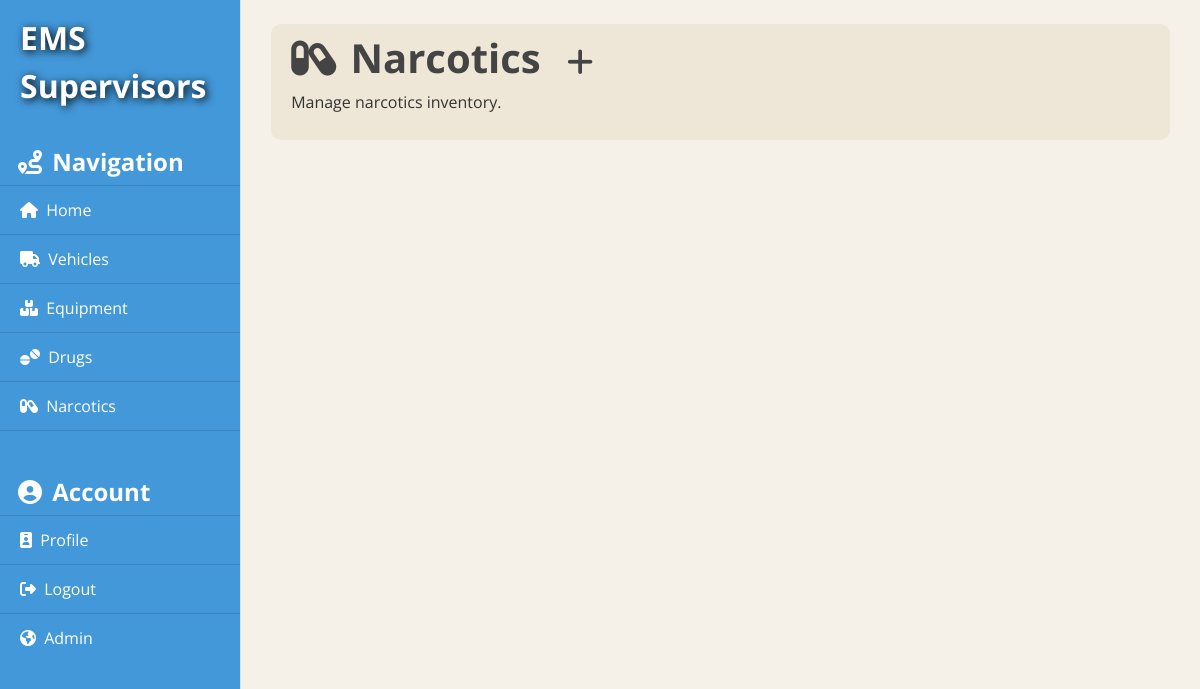
Page /narcotics/ (signed in) on the earlier database version.
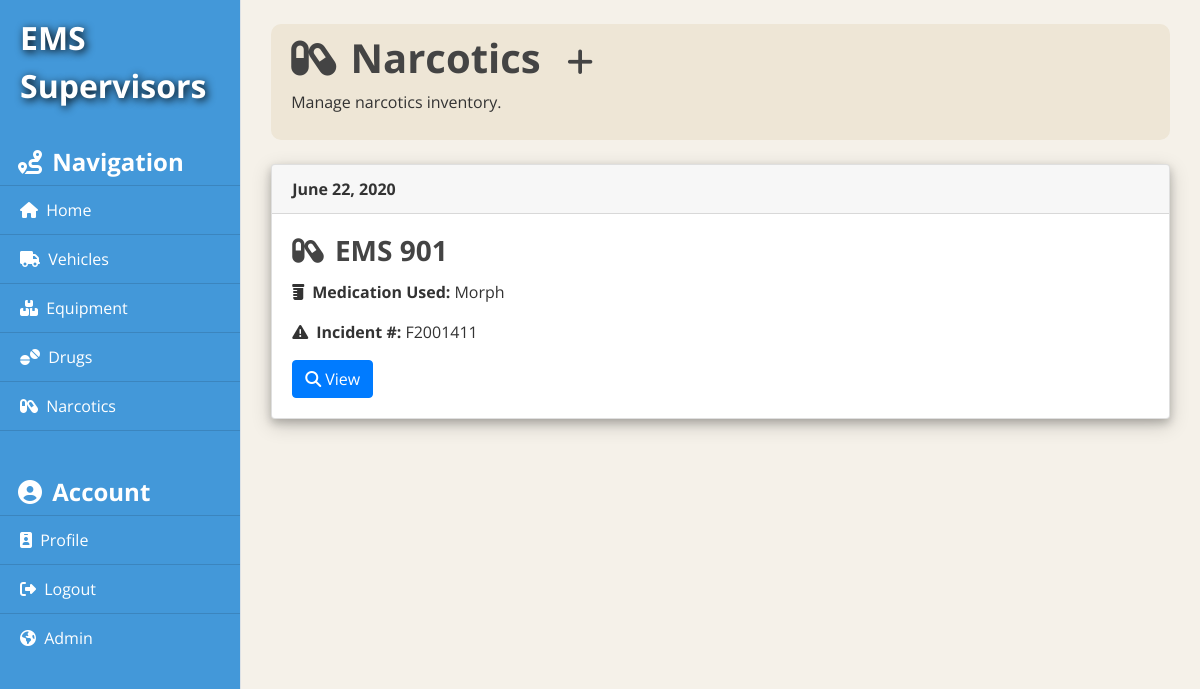
Same page on the later database version.
### narcotics/models.py (models this page shows, shortened)
class Narcotic(models.Model):
    unit = models.ForeignKey(Vehicle, on_delete=models.CASCADE)
    date = models.DateField(help_text="Please display in the form yyyy-mm-dd!")
    shift_hours = models.DurationField(verbose_name="Shift Hours", help_text="Please enter a time in the form hh:mm:ss indicating total duration!")
    morphine_in_stock = models.DecimalField(decimal_places=0, max_digits=3, verbose_name="Morphine In Stock")
    ketamine_in_stock_hundred_miligram_millileter = models.DecimalField(decimal_places=0, max_digits=5, verbose_name="Ketamine In Stock (in 100mg/ml)")
    ketamine_in_stock_ten_miligram_millileter = models.DecimalField(decimal_places=0, max_digits=4, verbose_name="Ketamine In Stock (in 10mg/ml)")
    versed_in_stock = models.DecimalField(decimal_places=0, max_digits=3, verbose_name="Versed In Stock")
    seal_number = models.DecimalField(decimal_places=0, max_digits=5, verbose_name="Seal #")
    incident_number = models.CharField(max_length=9, verbose_name="Incident #")
    medication_used = models.CharField(max_length=10, verbose_name="Medication Used")
    medication_amount_mg = models.DecimalField(decimal_places=0, max_digits=4, verbose_name="Medication Amount (in mg)")
    provider_name = models.CharField(max_length=30, verbose_name="Provider Last Name")
    waste_witness_initials = models.CharField(max_length=2, verbose_name="Waste Witness Initials")
    waste_amount_mg = models.DecimalField(decimal_places=0, max_digits=3, verbose_name="Amount Wasted (in mg)")

### vehicles/models.py (models this page shows, shortened)
class Vehicle(models.Model):
    unit = models.CharField(max_length=30)
    date = models.DateField(help_text="Please display in the form yyyy-mm-dd!")
    oil = models.BooleanField()
    transmission_fluid = models.BooleanField()
    brake_fluid = models.BooleanField()
    coolant_fluid = models.BooleanField()
    lucas = models.BooleanField(verbose_name="LUCAS")
    ems_equipment = models.BooleanField(verbose_name="EMS Equipment")
    suction = models.BooleanField()
    front_left_tire_pressure = models.DecimalField(decimal_places=0, max_digits=2, verbose_name="Front Left Tire Pressure (in PSI)")
    front_right_tire_pressure = models.DecimalField(decimal_places=0, max_digits=2, verbose_name="Front Right Tire Pressure (in PSI)")
    rear_left_tire_pressure = models.DecimalField(decimal_places=0, max_digits=2, verbose_name="Rear Left Tire Pressure (in PSI)")
    rear_right_tire_pressure = models.DecimalField(decimal_places=0, max_digits=2, verbose_name="Rear Right Tire Pressure (in PSI)")
    provider_name = models.CharField(max_length=30)
    comments = models.TextField()
    def __str__(self):
        return (self.unit)

### narcotics/views.py (the view)
# urls.py: path('', NarcoticListView.as_view(), name="narcotics-home"),
class NarcoticListView(LoginRequiredMixin, ListView):
    model = Narcotic
    template_name = 'narcotics/narcotics.html'
    context_object_name = 'narcotics'

### narcotics/templates/narcotics/narcotics.html
{% extends 'equipment/base.html' %}
{% block content %}
    <div class="title-container">
        <h1><i class="fas fa-capsules mr-1"></i> Narcotics <a class="ml-3" style="font-size: 30px;color: #444444;" href="{% url 'narcotics-create' %}"><i class="fas fa-plus"></i></a></h1>
        <p>Manage narcotics inventory.</p>
    </div>
    <br />
    {% for narcotic in narcotics %}
    <div class="card" style="box-shadow: 0 4px 8px 0 rgba(0, 0, 0, 0.2), 0 6px 20px 0 rgba(0, 0, 0, 0.19) !important;">
        <div class="card-header">
            <b>{{ narcotic.date }}</b>
        </div>
        <div class="card-body">
          <h3 class="card-title"><i class="fas fa-capsules mr-1"></i> {{ narcotic.unit }}</h3>
          <p class="card-text"><b><i class="fas fa-prescription-bottle mr-1"></i> Medication Used:</b> {{ narcotic.medication_used }}</p>
          <p class="card-text"><b><i class="fas fa-exclamation-triangle mr-1"></i> Incident #:</b> {{ narcotic.incident_number }}</p>
          <a href="{% url 'narcotics-detail' narcotic.id %}" class="btn btn-primary"><i class="fas fa-search"></i> View</a>
        </div>
      </div>
      <br />
      {% endfor %}
{% endblock content %}

### equipment/templates/equipment/base.html (shortened to what this page needs)
{% load static %}
<!doctype html>
<html lang="en">
  <head>
    <link rel="stylesheet" href="https://stackpath.bootstrapcdn.com/bootstrap/4.3.1/css/bootstrap.min.css">
    <link rel="stylesheet" type="text/css" href="{% static 'equipment/main.css' %}">
  </head>
  <body>
    <div class="d-flex" id="wrapper">
      <div class="bg-light border-right" id="sidebar-wrapper">
        <div class="sidebar-heading"><b>EMS Supervisors</b></div>
        <br />
        <div class="list-group list-group-flush">
          <h4 class="nav-heading"><i class="fas fa-route mr-1"></i> Navigation</h4>
          <a class="list-group-item list-group-item-action bg-light" href="{% url 'home-page' %}"><i class="fas fa-home mr-1"></i> Home</a>
          <a class="list-group-item list-group-item-action bg-light" href="{% url 'vehicles-home' %}"><i class="fas fa-truck mr-1"></i> Vehicles</a>
          <a class="list-group-item list-group-item-action bg-light" href="{% url 'equipment-home' %}"><i class="fas fa-boxes mr-1"></i> Equipment</a>
          <a class="list-group-item list-group-item-action bg-light" href="{% url 'drugs-home' %}"><i class="fas fa-tablets mr-1"></i> Drugs</a>
          <a class="list-group-item list-group-item-action bg-light" href="{% url 'narcotics-home' %}"><i class="fas fa-capsules mr-1"></i> Narcotics</a>
          <br />
          <br />
          <h4 class="nav-heading"><i class="fas fa-user-circle mr-1"></i> Account</h4>
          {% if user.is_authenticated %}
            <a class="list-group-item list-group-item-action bg-light" href="{% url 'profile' %}"><i class="fas fa-id-badge mr-1"></i> Profile</a>
            <a class="list-group-item list-group-item-action bg-light" href="{% url 'logout' %}"><i class="fas fa-sign-out-alt mr-1"></i> Logout</a>
            {% if user.is_superuser %}
            <a class="list-group-item list-group-item-action bg-light" href="/admin"><i class="fas fa-globe-americas mr-1"></i> Admin</a>
            {% endif %}
          {% else %}
            <a class="list-group-item list-group-item-action bg-light" href="{% url 'login' %}"><i class="fas fa-sign-in-alt mr-1"></i> Login</a>
            <a class="list-group-item list-group-item-action bg-light" href="{% url 'register' %}"><i class="fas fa-registered mr-1"></i> Register</a>
          {% endif %}
        </div>
      </div>
      <div id="page-content-wrapper">
        <main role="main" class="container">
          <br />
          <div class="container">
              {% block content %}{% endblock %}
          </div>
        </main>
      </div>
    </div>
  </body>
</html>

### equipment/static/equipment/main.css (style rules this page uses)
body { background: #f5f1e9; color: #333333; font-family: 'Open Sans', sans-serif; }
h1, h2, h3, h4, h5, h6 { color: #444444; font-weight: bold; }
#wrapper { overflow-x: hidden; }
#sidebar-wrapper { background-color: #4398d9 !important; color: white; min-height: 100vh; margin-left: -15rem; -webkit-transition: margin .25s ease-out; -moz-transition: margin .25s ease-out; -o-transition: margin .25s ease-out; transition: margin .25s ease-out; }
#sidebar-wrapper .sidebar-heading { padding: 0.875rem 1.25rem; font-size: 2rem; text-shadow: 2px 2px 8px #000000; }
#sidebar-wrapper .list-group { width: 15rem; }
.list-group-item { background-color: #4398d9 !important; color: white; }
#page-content-wrapper { min-width: 100vw; }
@media (min-width: 768px) { #sidebar-wrapper { margin-left: 0; } }
@media (min-width: 768px) { #page-content-wrapper { min-width: 0; width: 100%; } }
.nav-heading { padding-left: 18px; color: white; }
.title-container { background-color: #eee6d6 !important; padding: 10px 10px 10px 20px; border-radius: 10px; }

Differences in the rows shown:
added Narcotic: date "June 22, 2020", unit "EMS 901", medication_used "Morph", incident_number "F2001411"
